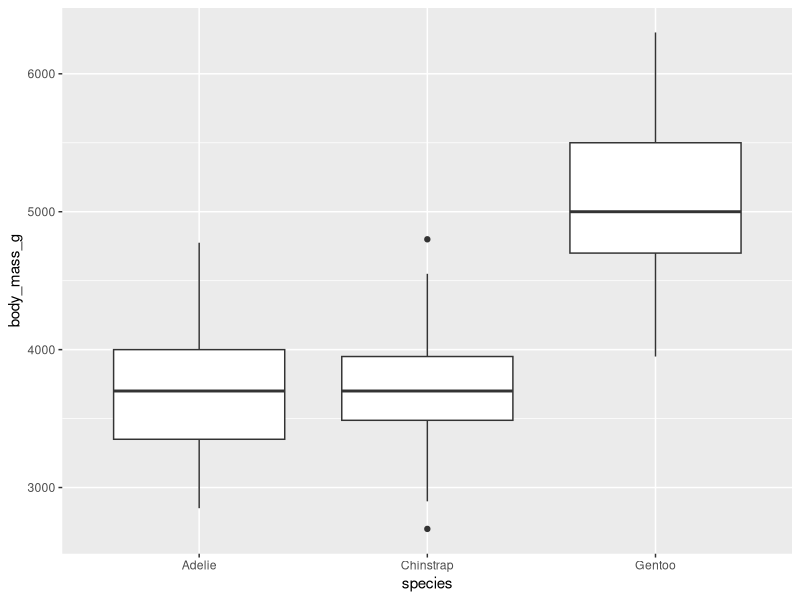
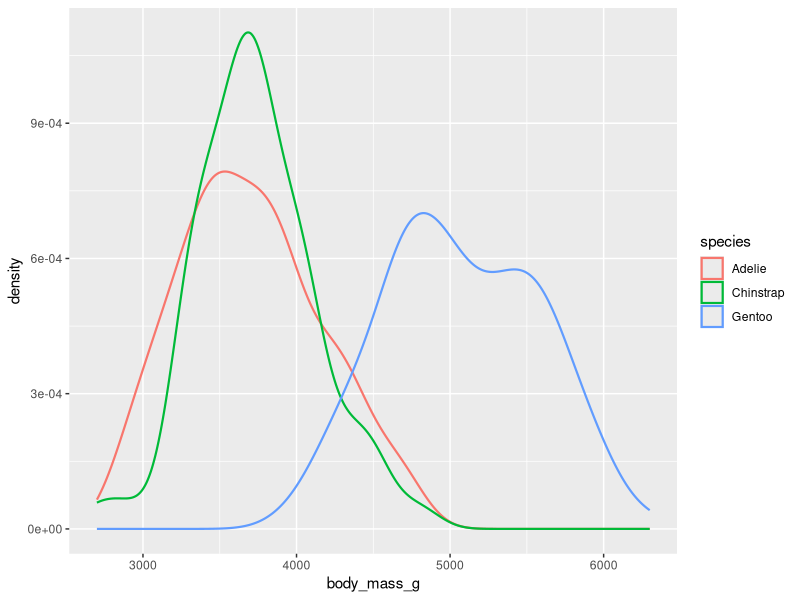
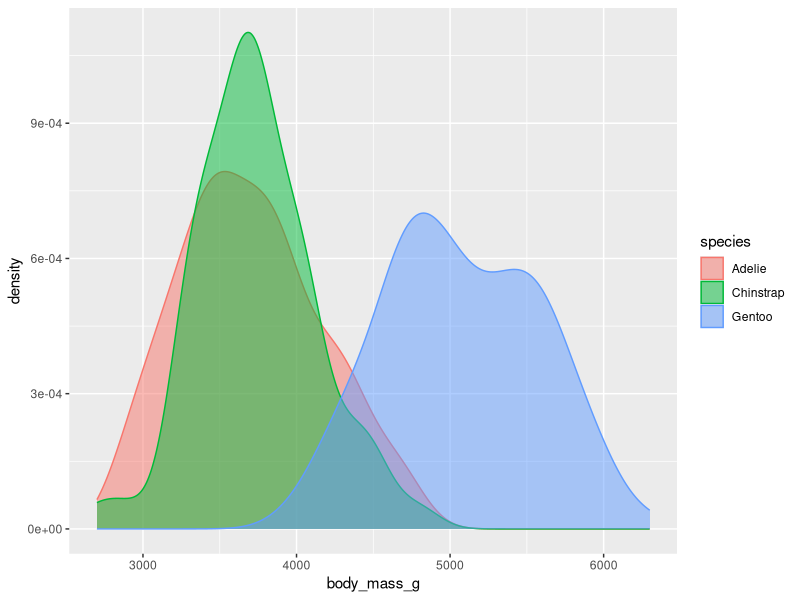
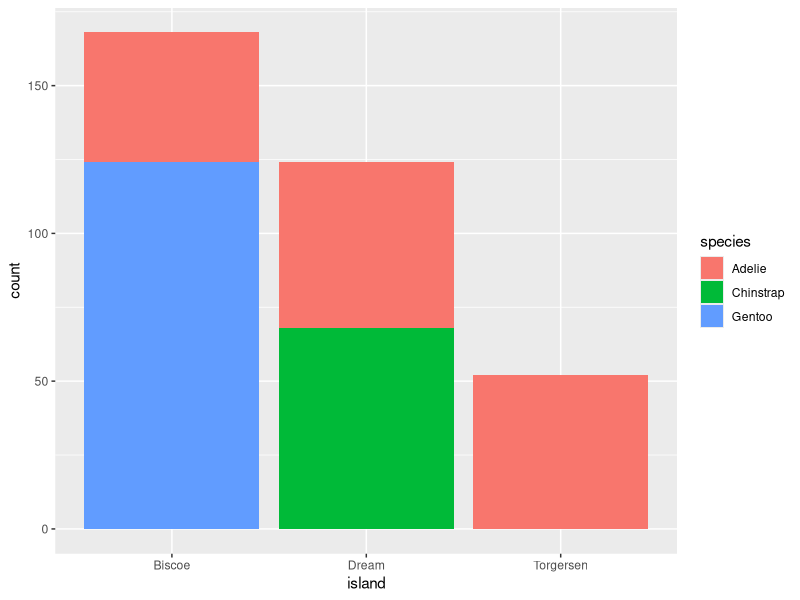
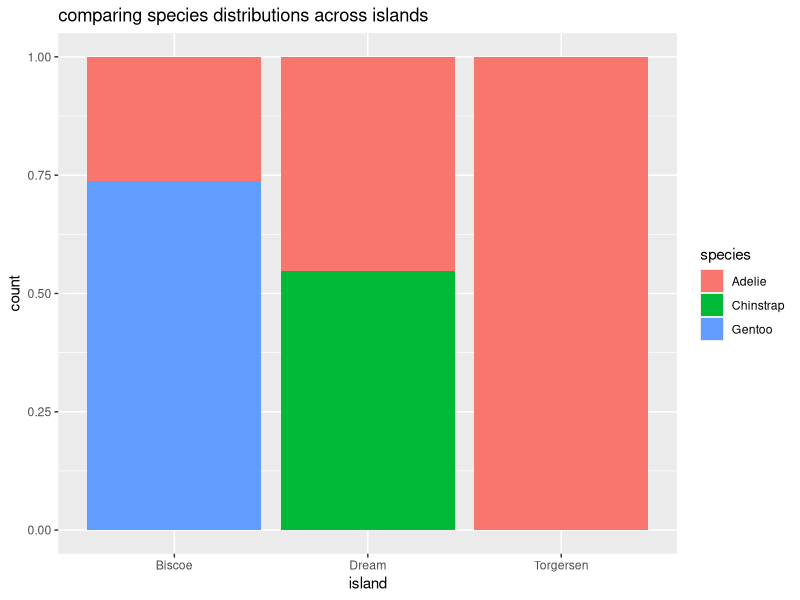
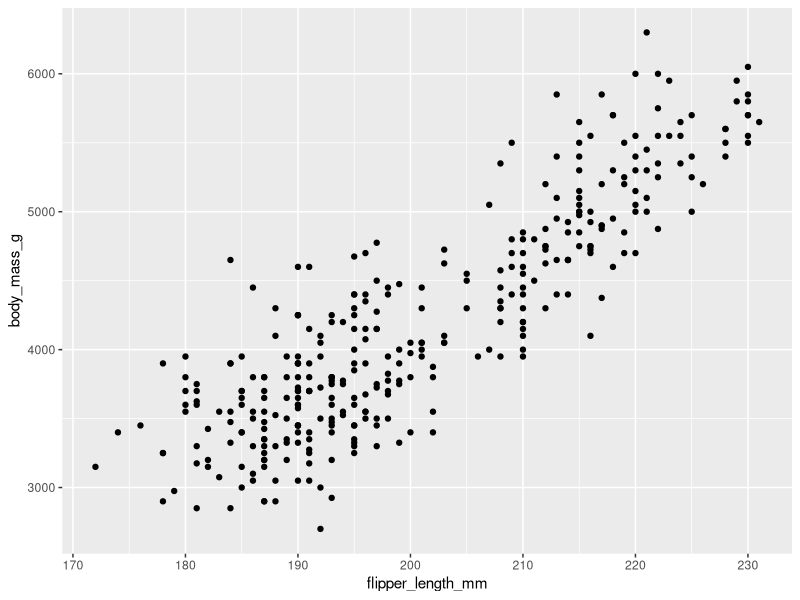
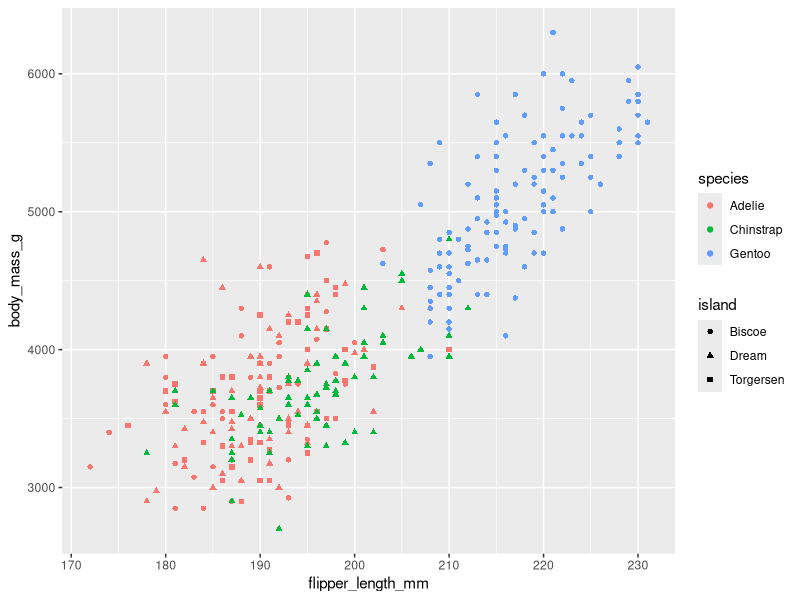
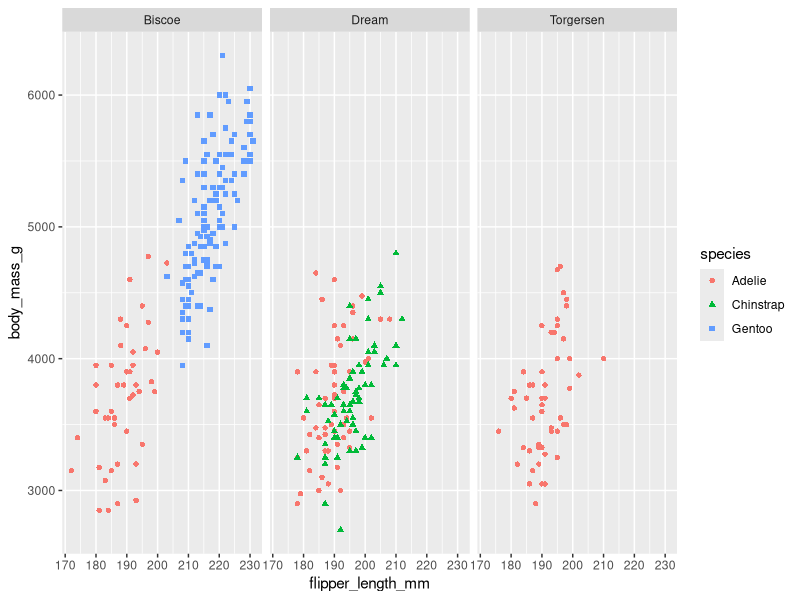

Here is the R script that generated these plots, in order:
library(tidyverse)
library(palmerpenguins)
library(ggthemes)
library(ggplot2)
library(forcats)


# 1.5.1 A numerical and a categorical variable ----------------------------

"
To visualize a relationship we need to have at least two variables mapped to aesthetics of a plot. 
In the following sections you will learn about commonly used plots for visualizing relationships 
between two or more variables and the geoms used for creating them.
"

"
A box that indicates the range of the middle half of the data, 
a distance known as the interquartile range (IQR), stretching from the 25th percentile of the distribution to the 75th percentile. In the middle of the box is a line that displays the median, i.e. 50th percentile, of the distribution. These three lines give you a sense of the spread of the distribution and whether or not the distribution is symmetric about the median or skewed to one side.

Visual points that display observations that fall more than 1.5 times the IQR from either edge of the box. 
These outlying points are unusual so are plotted individually.

A line (or whisker) that extends from each end of the box 
and goes to the farthest non-outlier point in the distribution.
"

ggplot(penguins, aes(x = species, y = body_mass_g)) +
  geom_boxplot()

# Alternatively, we can make density plots with geom_density().

ggplot(penguins, aes(x = body_mass_g, color = species)) +
  geom_density(linewidth = 0.75)

"
Additionally, we can map species to both color and fill aesthetics 
and use the alpha aesthetic to add transparency to the filled density curves.
"

ggplot(penguins, aes(x = body_mass_g, color = species, fill = species)) +
  geom_density(alpha = 0.5)


# 1.5.2 Two categorical variables -----------------------------------------

# example island and species is categorical variables

ggplot(penguins, aes(x = island, fill = species)) +
  geom_bar()

# The second plot, a relative frequency plot created by setting position = "fill" in the geom, 
# is more useful for comparing species distributions across islands since it’s not affected by the unequal 
# numbers of penguins across the islands.

ggplot(penguins, aes(x = island, fill = species)) +
  geom_bar(position = "fill")+
  labs(title = "comparing species distributions across islands")


# 1.5.3 Two numerical variables -------------------------------------------


# A scatterplot is probably the most commonly used plot for visualizing the relationship between two numerical variables.

ggplot(penguins, aes(x = flipper_length_mm, y = body_mass_g)) +
  geom_point()


# 1.5.4 Three or more variables -------------------------------------------


# we can incorporate more variables into a plot by mapping them to additional aesthetics.

ggplot(penguins, aes(x = flipper_length_mm, y = body_mass_g)) +
  geom_point(aes(color = species, shape = island))

# However adding too many aesthetic mappings to a plot makes it cluttered and difficult to make sense of. 
# Another way, which is particularly useful for categorical variables, is to split your plot into facets, 
# subplots that each display one subset of the data.

# facet_wrap splits the plot by the input data into subplots. in this exampe it is on islands.

ggplot(penguins, aes(x = flipper_length_mm, y = body_mass_g)) +
  geom_point(aes(color = species, shape = species)) +
  facet_wrap(~island)

# 1.5.5 Exercises ---------------------------------------------------------


# 1. The mpg data frame that is bundled with the ggplot2 package contains 234 observations 
# collected by the US Environmental Protection Agency on 38 car models. 
# Which variables in mpg are categorical? Which variables are numerical? 
# (Hint: Type ?mpg to read the documentation for the dataset.) How can you see this information when you run mpg?

??mpg

# Categprical:  manufacturer,  model, year, trans,  drv, fl, class

 
# Numerical:  displ,  cyl,  cty, hwy


# 2. Make a scatterplot of hwy vs. displ using the mpg data frame. 
# Next, map a third, numerical variable to color, then size, then both color and size, then shape. 
# How do these aesthetics behave differently for categorical vs. numerical variables?

ggplot(mpg, aes(x = displ, y = hwy)) +
  geom_point() +
  labs(title = "Scatterplot of hwy vs. displ", x = "Displacement", y = "Highway Mileage")

ggplot(mpg, aes(x = displ, y = hwy, color = cty)) +
  geom_point() +
  labs(title = "Scatterplot of hwy vs. displ and cty as color", x = "Displacement", y = "Highway Mileage")

ggplot(mpg, aes(x = displ, y = hwy, size = cty)) +
  geom_point() +
  labs(title = "Scatterplot of hwy vs. displ and cty as size", x = "Displacement", y = "Highway Mileage")

ggplot(mpg, aes(x = displ, y = hwy, color = displ, size = displ)) +
  geom_point() +
  labs(title = "Scatterplot of hwy vs. displ and cty as size and color", x = "Displacement", y = "Highway Mileage")

# ggplot(mpg, aes(x = displ, y = hwy, shape = displ)) + #Error can't use numerical for shape
#   geom_point() +
#   labs(title = "Scatterplot of hwy vs. displ and cty as shaper", x = "Displacement", y = "Highway Mileage")

# Answer: 
"
1: Color:

Numerical Variable: Creates a gradient scale, allowing you to see variations smoothly across a spectrum (e.g., higher values in darker shades).
Categorical Variable: Uses distinct colors for each category, making it easy to differentiate groups.

2: Size:
  
Numerical Variable: Represents data points with varying sizes proportional to the values, effectively showing the magnitude of the data.
Categorical Variable: Not commonly used because size is inherently quantitative and does not represent categories well.

3: Shape:
  
Numerical Variable: Not suitable because shapes are discrete and can’t represent continuous variation effectively.
Categorical Variable: Uses different shapes for each category, making it useful for distinguishing groups without implying order.

4: Combining Color and Size:
  
  Works best with numerical data to display multi-dimensional relationships, but can become confusing with categorical data if too many distinct categories exist.
"

# 3. In the scatterplot of hwy vs. displ, what happens if you map a third variable to linewidth?

ggplot(mpg, aes(x = displ, y = hwy, linewidth = 10)) +
  geom_point() +
  labs(title = "Scatterplot of hwy vs. displ", x = "Displacement", y = "Highway Mileage")

# Answer: nothing since there is no line to edit.


# 4. What happens if you map the same variable to multiple aesthetics?

ggplot(mpg, aes(x = displ, y = hwy)) +
  geom_point() +
  labs(title = "Scatterplot of hwy vs. displ", x = "Displacement", y = "Highway Mileage")

ggplot(mpg, aes(x = displ, y = hwy)) +
  geom_point(aes(y = hwy)) +
  labs(title = "Scatterplot of hwy vs. displ", x = "Displacement", y = "Highway Mileage")

# Answer: nothing.


# 5. Make a scatterplot of bill_depth_mm vs. bill_length_mm and color the points by species. 
# What does adding coloring by species reveal about the relationship between these two variables? 
# What about faceting by species?,

ggplot(penguins, aes(x = bill_length_mm, y = bill_depth_mm, color = species)) +
  geom_point() +
  labs(title = "Scatterplot of bill_depth_mm vs. bill_length_mm", x = "bill_length_mm", y = "bill_depth_mm")

# Answer: we see a grouping of species that are related to that of bill depth and length

# 6. Why does the following yield two separate legends? How would you fix it to combine the two legends?

ggplot(penguins,aes(x = bill_length_mm, y = bill_depth_mm,color = species, shape = species)) +
  geom_point() +
  labs(color = "Species")

# Answer: ggplot treats each aesthetic mapping independently unless explicitly told to combine them.

ggplot(penguins,aes(x = bill_length_mm, y = bill_depth_mm,color = species, shape = species)) +
  geom_point() +
  labs(color = "Species", shape = "Species") +
  guides(color = guide_legend("Species"), shape = guide_legend("Species"))

# Answer:
# 
# 1. labs() Adjustment: Both color and shape are given the same label ("Species") in the labs() function to ensure consistency.
# guides() Function: This function is used to explicitly control the appearance of the legends. 
# By setting both color and shape guides to guide_legend("Species"), 
# ggplot2 is instructed to combine them into a single legend labeled "Species".

# 7. Create the two following stacked bar plots. 
# Which question can you answer with the first one? 
# Which question can you answer with the second one?

ggplot(penguins, aes(x = island, fill = species)) +
  geom_bar(position = "fill")

# Answer: the question about the distribution of penguin species on each island.

ggplot(penguins, aes(x = species, fill = island)) +
  geom_bar(position = "fill")

# Answer: the question about the distribution of islands within each penguin species.
